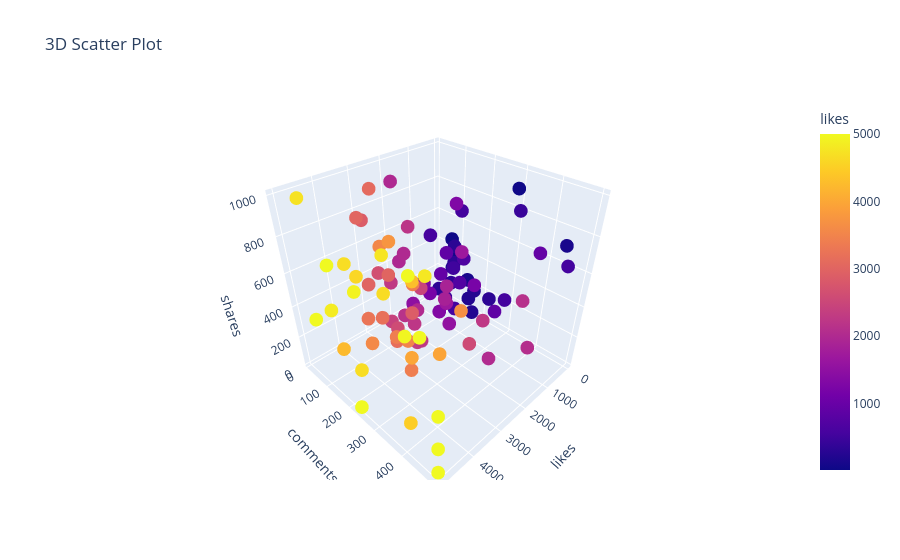

Here is the notebook cell this chart was saved with:
### Code cell
fig = px.scatter_3d(sm,
                   x='likes',
                   y='comments',
                   z = 'shares',
                   color = 'likes',
                   title='3D Scatter Plot')
fig.show()
